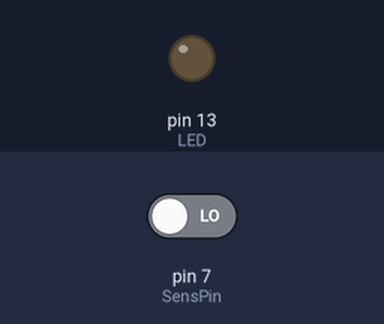
Simulated run of this sketch. Board: Arduino Uno, built with avr-gcc and run on an emulated ATmega328P. On the bench: output pins drawn as LEDs (lit = HIGH). The inputs (shaded band) are chosen by the test bench; at power-on: pin 7 (SensPin) LOW.

Above: at 1.4 s.
1.5 s: pin 7 (SensPin) driven HIGH
At 2.3 s:
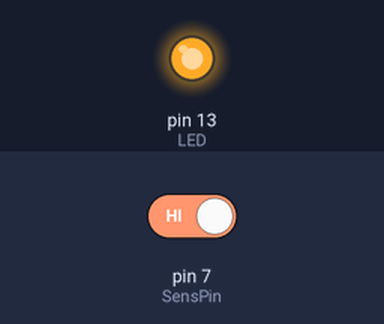
3.0 s: pin 7 (SensPin) driven LOW
At 3.4 s:
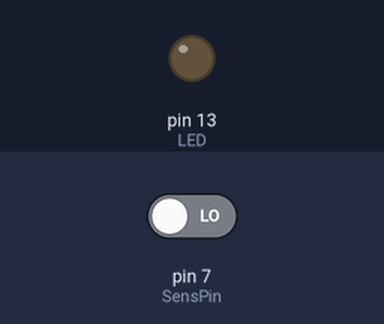
Timing chart, 0 to 6.0 s (numbered marks = the images above; inputs shaded):
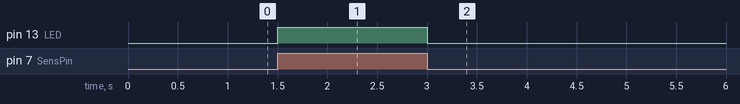

The sketch:

IR_Sens.ino
```cpp
int LED = 13 ;
int SensPin = 7;
void setup() {
  pinMode(LED,OUTPUT);
  pinMode(SensPin,INPUT);

}

void loop() {
  int value  = digitalRead(SensPin);
  if (value == 1)
  {
    digitalWrite(LED,HIGH);
  }
  else
  {
    digitalWrite(LED,LOW);
  }
  delay(300);
}
```

Measured:
- after the input at 1.5 s, pin 13 (LED): LOW → HIGH at once
- after the input at 3.0 s, pin 13 (LED): HIGH → LOW at once
